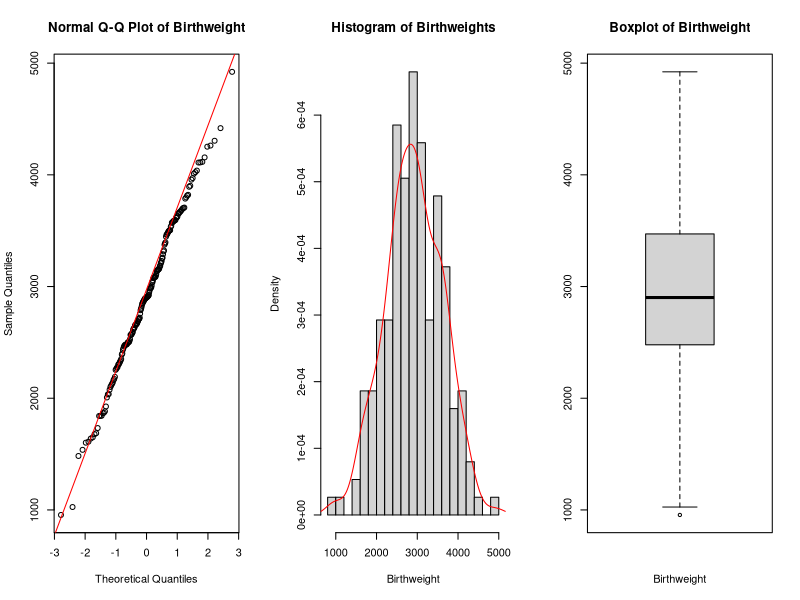
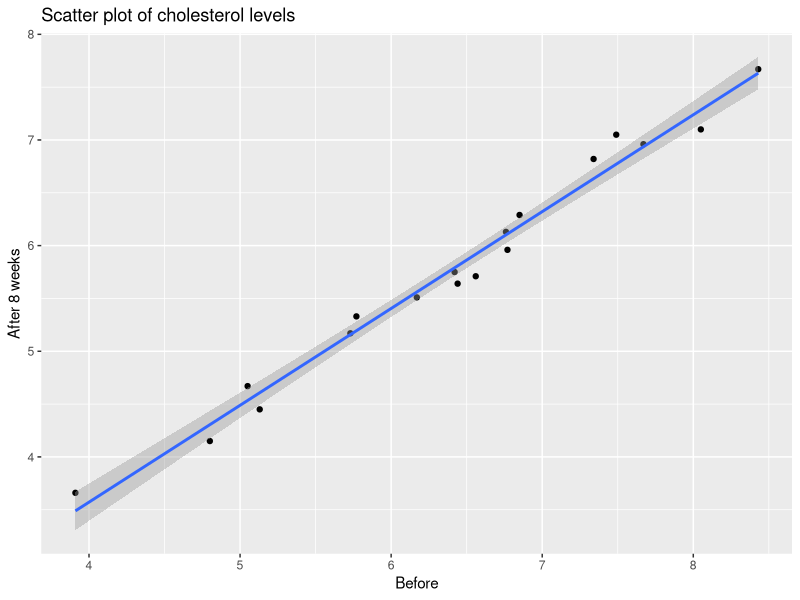
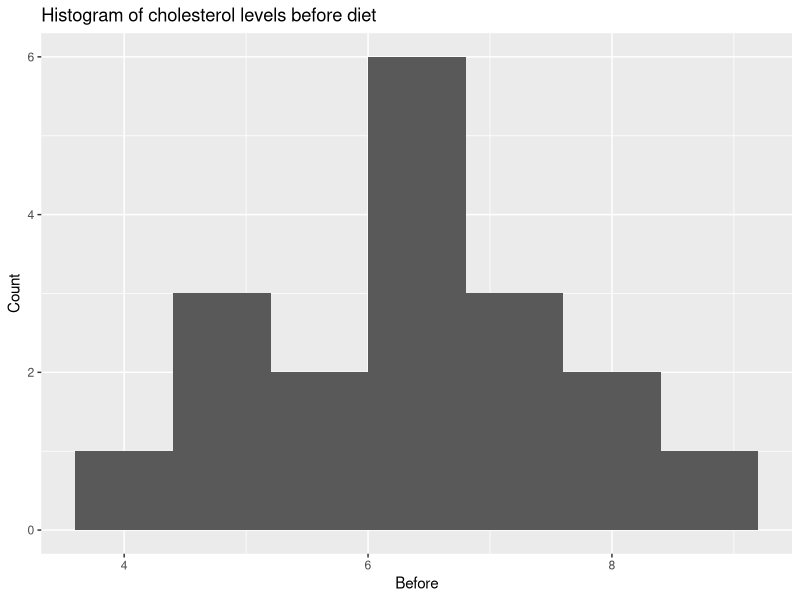
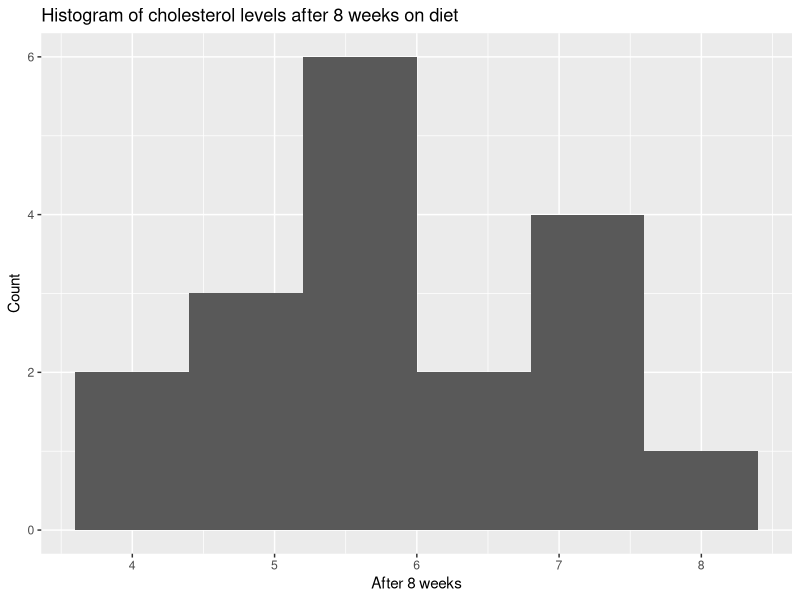
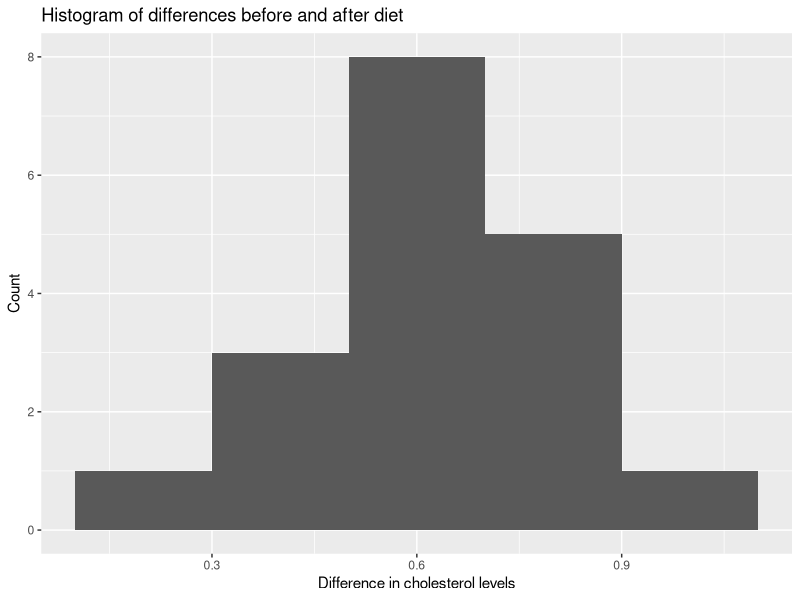
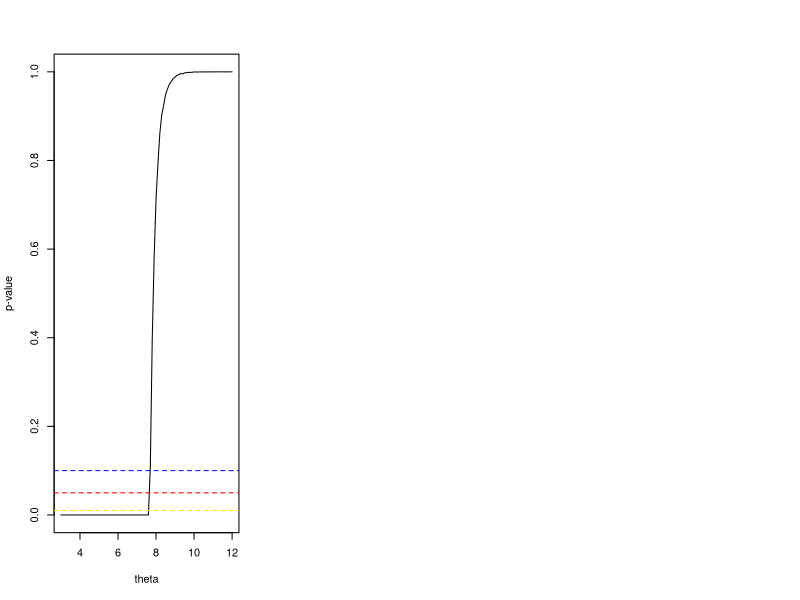
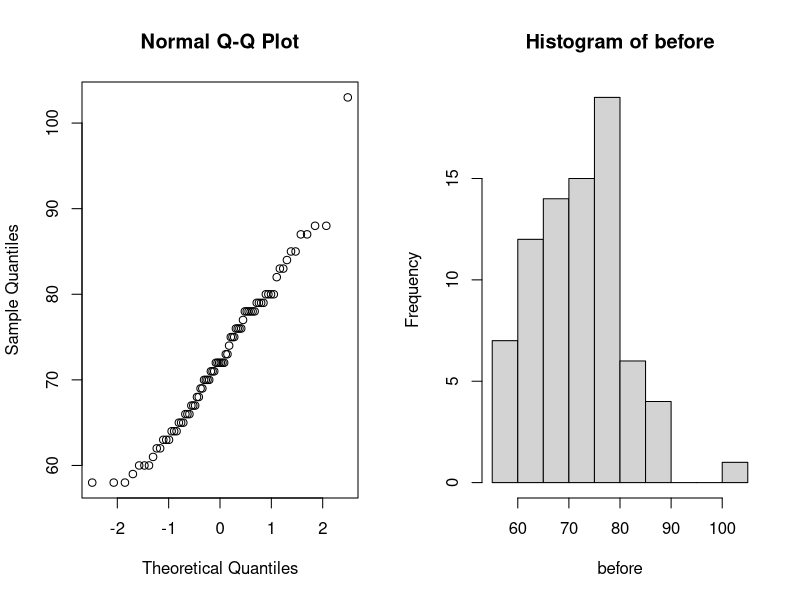
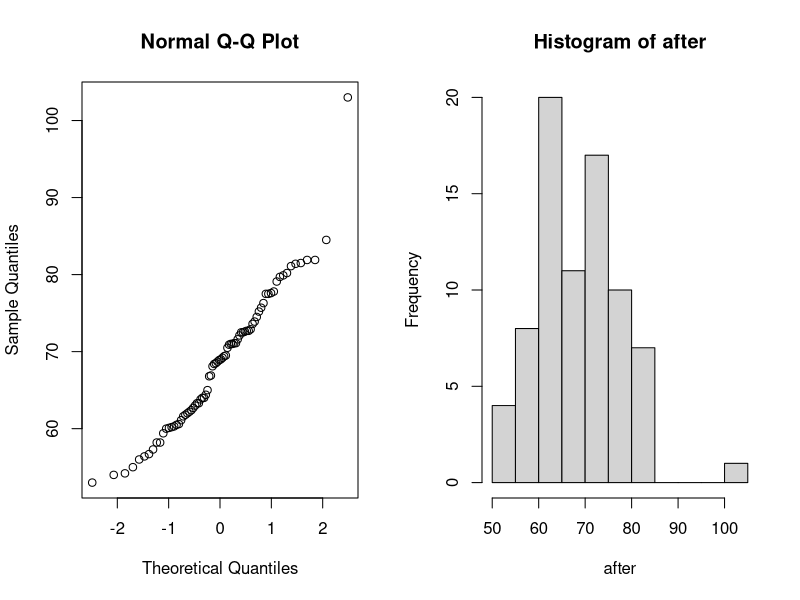

Write the R code that produced these figures, in order.
## ---- chunk 1
birthweight = read.table(file = "birthweight.txt", header = TRUE)
data= birthweight$birthweight

## ---- chunk 2
par(mfrow=c(1,3))
qqnorm(data, main = "Normal Q-Q Plot of Birthweight")
qqline(data,col=" red ")

# Check for normality with histogram
hist(x = data,breaks=15,main = "Histogram of Birthweights",
     xlab = " Birthweight ",freq = FALSE)
lines(x= density(x= data), col=" red ")

# Check for normality with boxplot
boxplot (data , main =" Boxplot of Birthweight ",
         xlab =" Birthweight ")#horizontal = TRUE)

## ---- chunk 3
shapiro.test(data)
## ---- chunk 4
# construct Confidence Interval
mu <- mean(data)
stnd <-sd(data)
CI <- 0.96
alpha <- 1-CI
# Calculate the margin of error for a 95% confidence interval
z <- qnorm(1 - alpha/2) # 98th percentile of standard normal distribution
# Calculate the margin of error
me <- z * stnd / sqrt(length(data))
# Calculate the confidence interval
lower_ci = mu - me
upper_ci = mu + me
# Print the confidence interval
cat("Confidence Interval: [", lower_ci, ", ", upper_ci, "]", sep = "")
## ---- chunk 5
# construct a bounded 96%-CI for mu(mean)
for (sample_size in 1:1000) {
  lower_bound = mu - z*stnd/sqrt(sample_size)
  upper_bound = mu + z*stnd/sqrt(sample_size)
  CI_length <- upper_bound - lower_bound
  if (CI_length <= 100) {
    break
  }
}
cat("sample_size",sample_size)
## ---- chunk 6
# Compute a bootstrap 96%-CI for mu and compare it to the above CI.
library(boot)
B <- 1000 # Choose number of bootstrap resamples
boot_data <- boot(data, statistic = function(data, i) mean(data[i]), R = B)
boot_ci <- boot.ci(boot_data, type = "perc", conf = 0.96)
lower_bound_boot_ci <- boot_ci$percent[[4]]
upper_bound_boot_ci <- boot_ci$percent[[5]]
cat("boot_CI Confidence Interval: [",
    lower_bound_boot_ci, ", ",
    upper_bound_boot_ci, "]", sep = "")
## ---- chunk 7
# Verify this claim by using a one side t-test
t.test(data, mu = 2800, alternative = "greater")
## ---- chunk 8
# sign test
binom.test(sum(data > 2800), n=length(data), p = 0.5, alternative = "greater")
## ---- chunk 9
B = 1000; n = 50
psign = numeric(B) # will contain P-values of sign test
pttest = numeric(B) # will contain P-values of T test

for(i in 1:B) {
  x = sample(data, n)
  pttest[i] = t.test(x, mu=2800, alt='greater')[[3]] # extract P-value
  psign[i] = binom.test(sum(x>2800), n, alt='greater')[[3]] # extract P-value
}
power_ttest = sum(pttest<0.05)/B
power_sign = sum(psign<0.05)/B
cat("the powers of the t-test: ", power_ttest, ",
    the powers of the sing test: ",
    power_sign, sep = "")
## ---- chunk 10
# Set the number of samples to take and the lower probability
n_samples = 1000
p_left = 0.25
# Create an empty vector to store the sample probabilities
sample_probabilities = numeric(n_samples)
# Take n_samples samples of size n_samples from the birthweight vector
# Calculate the proportion of samples that have a weight less than 2600 grams
# Store the sample proportion in the sample_probabilities vector
for(i in 1:n_samples){
  sample = sample(data, n_samples, replace = TRUE)
  sample_probabilities[i] = sum(sample < 2600)/n_samples
}
# Calculate the standard deviation of the sample proportions
sample_sd = sd(sample_probabilities)
# Calculate the mean of the sample proportions
p_hat = mean(sample_probabilities)
# margin of error
me = p_hat - p_left
# Calculate the upper confidence interval
p_right = p_hat + me
# Calculate the z-score
z = me / sqrt((p_hat*(1-p_hat))/length(data))
# Calculate the level of significance
alpha = (1 - pnorm(z))*2
# Calculate the confidence level
confidence_level = 1 - alpha

cat("Confidence Interval: [", p_left,
    ", ", p_right, "]",
    "confidence_level: ",
    confidence_level,
    sep = "")
## ---- chunk 11
male_means = c()
female_means = c()

for (i in 1:1000) {
  # Select 34 males and 28 females with birthweight < 2600 g
  male_2600 = sample(data< 2600, 34)
  female_2600 = sample(data[data < 2600], 28)
   # Select 61 males and 65 females with birthweight >= 2600 g
  male_others = sample(data[data >= 2600], 61)
  female_others = sample(data[data >= 2600], 65)
   # Combine the selected males and females with birthweight < 2600 g
  males = c(male_2600, male_others)
  females = c(female_2600, female_others)
  # Calculate the mean birthweight for males and females
  male_means = c(male_means, mean(males))
  female_means = c(female_means, mean(females))
}
# Calculate the mean of the sample means for males and females
mean(male_means)
mean(female_means)
# Perform a two-sample t-test assuming unequal variances
t.test(male_means, female_means)
## ---- chunk 12
#library('tidyverse')
cholesterol <- read.table("cholesterol.txt", header = TRUE)

library(ggplot2)

summary(cholesterol)
# Regression the 2 variables are highly correlated
ggplot(cholesterol, aes(x = Before, y = After8weeks)) +
  geom_point() +
  geom_smooth(method = "lm") +
  labs(x = "Before", y = "After 8 weeks", title = "Scatter plot of cholesterol levels")
cor(cholesterol$Before, cholesterol$After8weeks)
## ---- chunk 13
par(mfrow=c(1,3))
# creating histograms
ggplot(cholesterol, aes(x = Before)) +
  geom_histogram(binwidth = 0.8) +
  labs(x = "Before",
       y = "Count",
       title = "Histogram of cholesterol levels before diet")

shapiro.test(cholesterol$Before) # accept null, data is normal

ggplot(cholesterol, aes(x = After8weeks)) +
  geom_histogram(binwidth = 0.8) +
  labs(x = "After 8 weeks",
       y = "Count",
       title = "Histogram of cholesterol levels after 8 weeks on diet")
shapiro.test(cholesterol$After8weeks) # accept null, data is normal
# checking difference
diff <- cholesterol$Before - cholesterol$After8weeks

ggplot(cholesterol, aes(x = Before - After8weeks)) +
  geom_histogram(binwidth = 0.2) +
  labs(
    x = "Difference in cholesterol levels",
       y = "Count",
       title = "Histogram of differences before and after diet")

shapiro.test(diff) # accept null, data is normal
## ---- chunk 14
wilcox.test(cholesterol$Before, cholesterol$After8weeks, paired = TRUE)
#strong evidence to suggest that the margarine diet #had an effect on cholesterol levels.
## ---- chunk 15
# Calculate estimate for theta
theta_hat <- 2*mean(cholesterol$After8weeks) - 3
sigma <- sqrt((theta_hat-3)^2/12)

n <- length(cholesterol$After8weeks)
z <- qnorm(0.975)

lower <- theta_hat - z*(sigma/sqrt(n))
upper <- theta_hat + z*(sigma/sqrt(n))
#confidence interval
c(lower, upper)
## ---- chunk 16
after = cholesterol$After8weeks
# Define the test statistic function
T <- function(x) max(x)

# Set up the range of theta values to test
theta_vals <- seq(3, 12, by = 0.1)

# Create a vector to store the p-values for each theta value
p_vals <- rep(NA, length(theta_vals))

# Perform the bootstrap test for each theta value
for (i in seq_along(theta_vals)) {
  # Generate bootstrap samples
  boot_samples <- replicate(10000, runif(18, min = 3, max = theta_vals[i]))
  # Calculate test statistics for bootstrap samples
  boot_t <- apply(boot_samples, 2, T)
  # Calculate p-value
  p_vals[i] <- mean(boot_t >= max(after))
}

# Plot the p-values as a function of theta
plot(theta_vals, p_vals, type = "l", xlab = "theta", ylab = "p-value")
abline(h = 0.01, col = "yellow", lty = 2)
abline(h = 0.05, col = "red", lty = 2)
abline(h = 0.1, col = "blue", lty = 2)


## ---- chunk 17

# Median test
binom.test(sum(cholesterol$After8weeks<6),length(cholesterol$After8weeks),p=0.5,alt="less")

binom.test(sum(cholesterol$After8weeks < 4.5), length(cholesterol$After8weeks), p = 0.25, alternative = "less", conf.level = 0.95)


## ---- chunk 18
data = read.table(file = "diet.txt", header = TRUE)
data$weight.lost=data$preweight-data$weight6weeks
## ---- chunk 19
before=data$preweight;after=data$weight6weeks
par(mfrow=c(1,2))

qqnorm(before)
hist(before)
qqnorm(after)
hist(after)
qqnorm(after-before)
hist(after-before)
t.test(before,after,paired=TRUE)
## ---- chunk 20
data$diet=factor(data$diet)
dataaov=lm(weight.lost~diet,data=data)
anova(dataaov)
## ---- chunk 21
par(mfrow=c(1,2)); qqnorm(residuals(dataaov))
plot(fitted(dataaov),residuals(dataaov))
## ---- chunk 22

summary(dataaov)

## ---- chunk 23
genderaov=lm(weight.lost~gender*diet,data=data)  
anova(genderaov)
## ---- chunk 24
preddata=data.frame(diet=c("1","2","3"))
predict(dataaov,preddata)


## ---- chunk 25
#install.packages('MASS')
library(MASS)
data(npk)
## ---- chunk 26
#Create a matrix of random plots
random_plots_matrix <- cbind(rep(1:24),rep(1:6, each = 4),
                             replicate(3, c(replicate(6, sample(c(1,1,0,0))))))
#Convert the matrix to a data frame
data_frame <- data.frame(random_plots_matrix)
#Set column names
header <- c("plot", "block", "N", "P", "K")
colnames(data_frame) <- header
#View the resulting data frame
head(data_frame)
## ---- chunk 27
par(mfrow=c(1,2))
# Subset the data to only include nitrogen treatment
npk_nitrogen  <- npk[npk$N == 1,]
# Calculate the average yield per block for nitrogen treatment
nitrogen_avg_yield  <- aggregate(yield ~ block, data = npk_nitrogen, FUN = mean)
# Subset the data to only include plots without nitrogen treatment
npk_no_nitrogen  <- npk[npk$N == 0,]
# Calculate the average yield per block for plots without nitrogen
#treatment
no_nitrogen_avg_yield  <- aggregate(yield ~ block, data = npk_no_nitrogen, FUN = mean)
# Make a boxplot comparing the average yield per block for nitrogen and no nitrogen
#treatments
boxplot(no_nitrogen_avg_yield$yield, nitrogen_avg_yield$yield,
        names = c("No Nitrogen Treatment", "Nitrogen Treatment"), ylab = "yield")
#legend("topleft", legend = c("Nitrogen Treatment", "No Nitrogen Treatment"))


avg_yield <- apply(cbind(nitrogen_avg_yield[[2]], no_nitrogen_avg_yield[[2]]),
                   1,
                   function(x) unname(unlist(x)))
rownames(avg_yield)<- c("nitrogen_avg_yield","no_nitrogen_avg_yield")

barplot(avg_yield, col = c("#1b98e0", "#353436"),beside = TRUE,
        xlab="blocks",ylab = "yield", ylim=c(0,90),
        names.arg=c("1", "2", "3", "4", "5", "6"))

legend("topleft", legend = c("Nitrogen Treatment", "No Nitrogen Treatment"),
       fill =c("#1b98e0", "#353436"))

## ---- chunk 28
par(mfrow=c(1,2))
# Check for normality with histogram
hist(x = npk$yield , breaks=7 ,main = "Histogram of yield",
     xlab = " yield ",freq = FALSE)
lines(x= density(x= npk$yield), col=" red ")

qqnorm(npk$yield)
qqline(npk$yield)

# Check for normality with boxplot
plot(yield ~ block + factor(N), data = npk)
# Shapiro-Wilk test
shapiro.test(npk$yield)

## ---- chunk 29
twoANOVA <- aov(yield ~ block * factor(N), data = npk)
summary(twoANOVA)
## ---- chunk 30
model1 = lm(yield ~ N:block + P + K,data=npk)
model2 = lm(yield ~ P:block + N + K,data=npk)
model3 = lm(yield ~ K:block + P + N,data=npk)

print('model 1: ')
anova(model1)
print('model 2: ')
anova(model2)
print('model 3: ')
anova(model3)


model_add = lm(yield ~ N+P+K+block, data=npk)
print('model all sum: ')
anova(model_add)


## ---- chunk 31
library(lme4)

npklmer= lmer(yield~N+(1|block), REML=FALSE, data=npk)
npklmer2=lmer(yield~(1|block), REML=FALSE, data=npk)
npkmaov=anova(npklmer2, npklmer)
npkmaov
